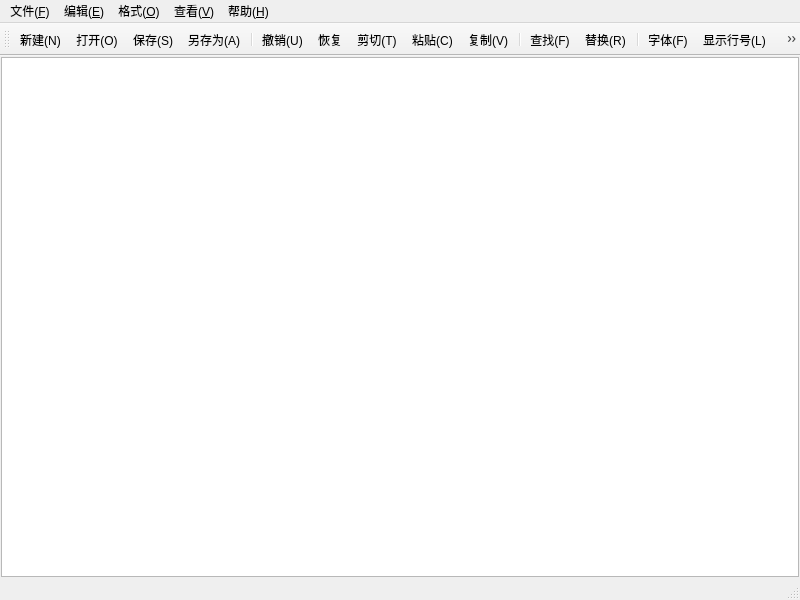
<?xml version="1.0" encoding="UTF-8"?>
<ui version="4.0">
 <class>MainWindow</class>
 <widget class="QMainWindow" name="MainWindow">
  <property name="geometry">
   <rect>
    <x>0</x>
    <y>0</y>
    <width>800</width>
    <height>600</height>
   </rect>
  </property>
  <property name="windowTitle">
   <string>蔡俊杰的文本编辑器</string>
  </property>
  <widget class="QWidget" name="centralwidget">
   <layout class="QVBoxLayout" name="verticalLayout">
    <property name="spacing">
     <number>0</number>
    </property>
    <property name="leftMargin">
     <number>1</number>
    </property>
    <property name="topMargin">
     <number>1</number>
    </property>
    <property name="rightMargin">
     <number>1</number>
    </property>
    <property name="bottomMargin">
     <number>1</number>
    </property>
    <item>
     <widget class="CodeEditor" name="textEdit"/>
    </item>
   </layout>
  </widget>
  <widget class="QMenuBar" name="menubar">
   <property name="geometry">
    <rect>
     <x>0</x>
     <y>0</y>
     <width>800</width>
     <height>22</height>
    </rect>
   </property>
   <widget class="QMenu" name="menu">
    <property name="title">
     <string>文件(&amp;F)</string>
    </property>
    <addaction name="actionNew"/>
    <addaction name="actionOpen"/>
    <addaction name="actionSave"/>
    <addaction name="actionSaveTo"/>
    <addaction name="separator"/>
    <addaction name="actionExit"/>
   </widget>
   <widget class="QMenu" name="menu_2">
    <property name="title">
     <string>编辑(&amp;E)</string>
    </property>
    <addaction name="actionBack"/>
    <addaction name="actionRecover"/>
    <addaction name="actionCut"/>
    <addaction name="actionPasta"/>
    <addaction name="actionCover"/>
    <addaction name="separator"/>
    <addaction name="actionFind"/>
    <addaction name="actionStand"/>
    <addaction name="separator"/>
    <addaction name="actionAll"/>
   </widget>
   <widget class="QMenu" name="menu_3">
    <property name="title">
     <string>格式(&amp;O)</string>
    </property>
    <addaction name="actionAutoChangeLine"/>
    <addaction name="actionShowLineNo"/>
    <addaction name="actionLetter"/>
    <addaction name="actionLetterColor"/>
    <addaction name="separator"/>
    <addaction name="actionLetterBackgroundColor"/>
    <addaction name="actionEditBackgroundColor"/>
   </widget>
   <widget class="QMenu" name="menu_4">
    <property name="title">
     <string>查看(&amp;V)</string>
    </property>
    <addaction name="actionToolBar"/>
    <addaction name="actionStatus"/>
   </widget>
   <widget class="QMenu" name="menu_5">
    <property name="title">
     <string>帮助(&amp;H)</string>
    </property>
    <addaction name="action_A"/>
   </widget>
   <addaction name="menu"/>
   <addaction name="menu_2"/>
   <addaction name="menu_3"/>
   <addaction name="menu_4"/>
   <addaction name="menu_5"/>
  </widget>
  <widget class="QStatusBar" name="statusbar"/>
  <widget class="QToolBar" name="toolBar">
   <property name="windowTitle">
    <string>toolBar</string>
   </property>
   <attribute name="toolBarArea">
    <enum>TopToolBarArea</enum>
   </attribute>
   <attribute name="toolBarBreak">
    <bool>false</bool>
   </attribute>
   <addaction name="actionNew"/>
   <addaction name="actionOpen"/>
   <addaction name="actionSave"/>
   <addaction name="actionSaveTo"/>
   <addaction name="separator"/>
   <addaction name="actionBack"/>
   <addaction name="actionRecover"/>
   <addaction name="actionCut"/>
   <addaction name="actionPasta"/>
   <addaction name="actionCover"/>
   <addaction name="separator"/>
   <addaction name="actionFind"/>
   <addaction name="actionStand"/>
   <addaction name="separator"/>
   <addaction name="actionLetter"/>
   <addaction name="actionShowLineNo"/>
   <addaction name="actionAutoChangeLine"/>
   <addaction name="separator"/>
   <addaction name="actionToolBar"/>
   <addaction name="actionStatus"/>
  </widget>
  <action name="actionNew">
   <property name="icon">
    <iconset resource="rsc.qrc">
     <normaloff>:/images/new.png</normaloff>:/images/new.png</iconset>
   </property>
   <property name="text">
    <string>新建(&amp;N)</string>
   </property>
   <property name="toolTip">
    <string>新建</string>
   </property>
   <property name="shortcut">
    <string>Ctrl+N</string>
   </property>
   <property name="menuRole">
    <enum>QAction::MenuRole::NoRole</enum>
   </property>
  </action>
  <action name="actionOpen">
   <property name="icon">
    <iconset resource="rsc.qrc">
     <normaloff>:/images/open.png</normaloff>:/images/open.png</iconset>
   </property>
   <property name="text">
    <string>打开(&amp;O)</string>
   </property>
   <property name="toolTip">
    <string>打开</string>
   </property>
   <property name="shortcut">
    <string>Ctrl+O</string>
   </property>
   <property name="menuRole">
    <enum>QAction::MenuRole::NoRole</enum>
   </property>
  </action>
  <action name="actionSave">
   <property name="icon">
    <iconset resource="rsc.qrc">
     <normaloff>:/images/save.png</normaloff>:/images/save.png</iconset>
   </property>
   <property name="text">
    <string>保存(&amp;S)</string>
   </property>
   <property name="toolTip">
    <string>保存</string>
   </property>
   <property name="shortcut">
    <string>Ctrl+S</string>
   </property>
   <property name="menuRole">
    <enum>QAction::MenuRole::NoRole</enum>
   </property>
  </action>
  <action name="actionSaveTo">
   <property name="icon">
    <iconset resource="rsc.qrc">
     <normaloff>:/images/saveTo.png</normaloff>:/images/saveTo.png</iconset>
   </property>
   <property name="text">
    <string>另存为(&amp;A)</string>
   </property>
   <property name="toolTip">
    <string>另存为</string>
   </property>
   <property name="menuRole">
    <enum>QAction::MenuRole::NoRole</enum>
   </property>
  </action>
  <action name="actionBack">
   <property name="icon">
    <iconset resource="rsc.qrc">
     <normaloff>:/images/upStep.png</normaloff>:/images/upStep.png</iconset>
   </property>
   <property name="text">
    <string>撤销(&amp;U)</string>
   </property>
   <property name="toolTip">
    <string>撤销</string>
   </property>
   <property name="shortcut">
    <string>Ctrl+Z</string>
   </property>
   <property name="menuRole">
    <enum>QAction::MenuRole::NoRole</enum>
   </property>
  </action>
  <action name="actionRecover">
   <property name="icon">
    <iconset resource="rsc.qrc">
     <normaloff>:/images/nextStep.png</normaloff>:/images/nextStep.png</iconset>
   </property>
   <property name="text">
    <string>恢复</string>
   </property>
   <property name="toolTip">
    <string>恢复</string>
   </property>
   <property name="shortcut">
    <string>Ctrl+Shift+Z</string>
   </property>
   <property name="menuRole">
    <enum>QAction::MenuRole::NoRole</enum>
   </property>
  </action>
  <action name="actionCut">
   <property name="icon">
    <iconset resource="rsc.qrc">
     <normaloff>:/images/cut.png</normaloff>:/images/cut.png</iconset>
   </property>
   <property name="text">
    <string>剪切(&amp;T)</string>
   </property>
   <property name="toolTip">
    <string>剪切</string>
   </property>
   <property name="shortcut">
    <string>Ctrl+X</string>
   </property>
   <property name="menuRole">
    <enum>QAction::MenuRole::NoRole</enum>
   </property>
  </action>
  <action name="actionPasta">
   <property name="icon">
    <iconset resource="rsc.qrc">
     <normaloff>:/images/pasta.png</normaloff>:/images/pasta.png</iconset>
   </property>
   <property name="text">
    <string>粘贴(&amp;C)</string>
   </property>
   <property name="toolTip">
    <string>粘贴</string>
   </property>
   <property name="shortcut">
    <string>Ctrl+C</string>
   </property>
   <property name="menuRole">
    <enum>QAction::MenuRole::NoRole</enum>
   </property>
  </action>
  <action name="actionCover">
   <property name="icon">
    <iconset resource="rsc.qrc">
     <normaloff>:/images/cover.png</normaloff>:/images/cover.png</iconset>
   </property>
   <property name="text">
    <string>复制(&amp;V)</string>
   </property>
   <property name="toolTip">
    <string>复制</string>
   </property>
   <property name="shortcut">
    <string>Ctrl+V</string>
   </property>
   <property name="menuRole">
    <enum>QAction::MenuRole::NoRole</enum>
   </property>
  </action>
  <action name="actionFind">
   <property name="icon">
    <iconset resource="rsc.qrc">
     <normaloff>:/images/search.png</normaloff>:/images/search.png</iconset>
   </property>
   <property name="text">
    <string>查找(&amp;F)</string>
   </property>
   <property name="toolTip">
    <string>查找</string>
   </property>
   <property name="shortcut">
    <string>Ctrl+F</string>
   </property>
   <property name="menuRole">
    <enum>QAction::MenuRole::NoRole</enum>
   </property>
  </action>
  <action name="actionStand">
   <property name="icon">
    <iconset resource="rsc.qrc">
     <normaloff>:/images/stand.png</normaloff>:/images/stand.png</iconset>
   </property>
   <property name="text">
    <string>替换(&amp;R)</string>
   </property>
   <property name="toolTip">
    <string>替换</string>
   </property>
   <property name="shortcut">
    <string>Ctrl+H</string>
   </property>
   <property name="menuRole">
    <enum>QAction::MenuRole::NoRole</enum>
   </property>
  </action>
  <action name="actionAll">
   <property name="text">
    <string>全选(&amp;A)</string>
   </property>
   <property name="toolTip">
    <string>全选</string>
   </property>
   <property name="shortcut">
    <string>Ctrl+A</string>
   </property>
   <property name="menuRole">
    <enum>QAction::MenuRole::NoRole</enum>
   </property>
  </action>
  <action name="actionAutoChangeLine">
   <property name="checkable">
    <bool>true</bool>
   </property>
   <property name="icon">
    <iconset resource="rsc.qrc">
     <normaloff>:/images/multi-line-text.png</normaloff>:/images/multi-line-text.png</iconset>
   </property>
   <property name="text">
    <string>自动换行(&amp;W)</string>
   </property>
   <property name="toolTip">
    <string>自动换行</string>
   </property>
   <property name="menuRole">
    <enum>QAction::MenuRole::NoRole</enum>
   </property>
  </action>
  <action name="actionShowLineNo">
   <property name="checkable">
    <bool>true</bool>
   </property>
   <property name="icon">
    <iconset resource="rsc.qrc">
     <normaloff>:/images/showLineCount.png</normaloff>:/images/showLineCount.png</iconset>
   </property>
   <property name="text">
    <string>显示行号(&amp;L)</string>
   </property>
   <property name="toolTip">
    <string>显示行号</string>
   </property>
   <property name="shortcut">
    <string>Ctrl+L</string>
   </property>
   <property name="menuRole">
    <enum>QAction::MenuRole::NoRole</enum>
   </property>
  </action>
  <action name="actionLetter">
   <property name="icon">
    <iconset resource="rsc.qrc">
     <normaloff>:/images/letter.png</normaloff>:/images/letter.png</iconset>
   </property>
   <property name="text">
    <string>字体(&amp;F)</string>
   </property>
   <property name="toolTip">
    <string>字体</string>
   </property>
   <property name="menuRole">
    <enum>QAction::MenuRole::NoRole</enum>
   </property>
  </action>
  <action name="actionLetterColor">
   <property name="text">
    <string>字体颜色</string>
   </property>
   <property name="toolTip">
    <string>字体颜色</string>
   </property>
   <property name="menuRole">
    <enum>QAction::MenuRole::NoRole</enum>
   </property>
  </action>
  <action name="actionLetterBackgroundColor">
   <property name="text">
    <string>字体背景色</string>
   </property>
   <property name="toolTip">
    <string>字体背景色</string>
   </property>
   <property name="menuRole">
    <enum>QAction::MenuRole::NoRole</enum>
   </property>
  </action>
  <action name="actionEditBackgroundColor">
   <property name="text">
    <string>编辑器背景色</string>
   </property>
   <property name="toolTip">
    <string>编辑器背景色</string>
   </property>
   <property name="menuRole">
    <enum>QAction::MenuRole::NoRole</enum>
   </property>
  </action>
  <action name="actionToolBar">
   <property name="checkable">
    <bool>true</bool>
   </property>
   <property name="icon">
    <iconset resource="rsc.qrc">
     <normaloff>:/images/toolBar.png</normaloff>:/images/toolBar.png</iconset>
   </property>
   <property name="text">
    <string>工具栏(&amp;T)</string>
   </property>
   <property name="toolTip">
    <string>工具栏</string>
   </property>
   <property name="menuRole">
    <enum>QAction::MenuRole::NoRole</enum>
   </property>
  </action>
  <action name="actionStatus">
   <property name="checkable">
    <bool>true</bool>
   </property>
   <property name="icon">
    <iconset resource="rsc.qrc">
     <normaloff>:/images/statusBar.png</normaloff>:/images/statusBar.png</iconset>
   </property>
   <property name="text">
    <string>状态栏(&amp;S)</string>
   </property>
   <property name="toolTip">
    <string>状态栏</string>
   </property>
   <property name="menuRole">
    <enum>QAction::MenuRole::NoRole</enum>
   </property>
  </action>
  <action name="actionExit">
   <property name="text">
    <string>退出</string>
   </property>
   <property name="toolTip">
    <string>退出</string>
   </property>
   <property name="menuRole">
    <enum>QAction::MenuRole::NoRole</enum>
   </property>
  </action>
  <action name="action_A">
   <property name="text">
    <string>关于(&amp;A)</string>
   </property>
   <property name="toolTip">
    <string>关于</string>
   </property>
   <property name="menuRole">
    <enum>QAction::MenuRole::NoRole</enum>
   </property>
  </action>
 </widget>
 <customwidgets>
  <customwidget>
   <class>CodeEditor</class>
   <extends>QPlainTextEdit</extends>
   <header location="global">codeeditor.h</header>
  </customwidget>
 </customwidgets>
 <resources>
  <include location="rsc.qrc"/>
 </resources>
 <connections/>
</ui>
